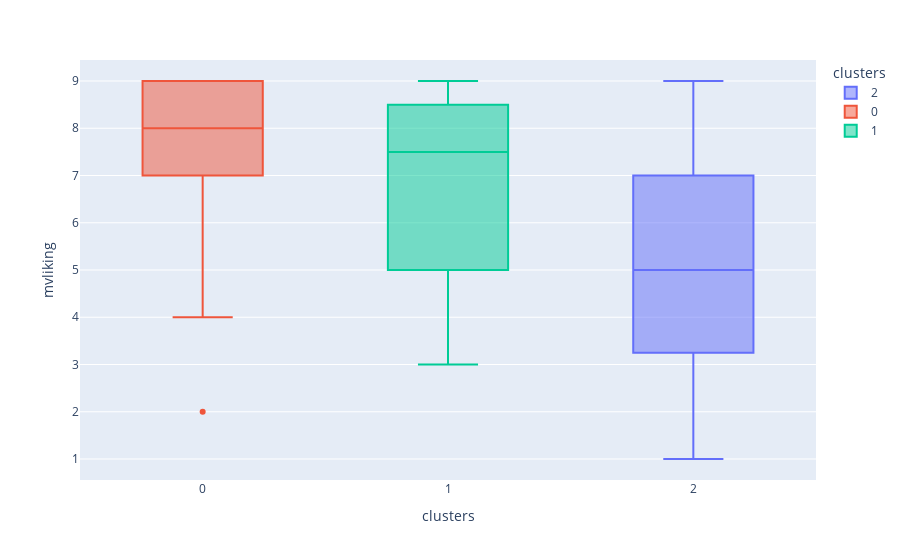

Notebook cell for this chart:
### Code cell
df1 = df_complete.loc[(df_complete['age'] >=40) & (df_complete['female'] == False), :]

fig = px.box(data_frame=df1, 
             x='clusters', 
             y='mvliking', color='clusters')
fig.show()

### Figure 1 — Plotly figure (JSON) as saved in the notebook; plotly's stock layout.template omitted (floating-point values rounded to 4 significant figures)
{"data": [{"alignmentgroup": "True", "hovertemplate": "clusters=%{x}<br>mvliking=%{y}<extra></extra>", "legendgroup": "2", "marker": {"color": "#636efa"}, "name": "2", "notched": false, "offsetgroup": "2", "orientation": "v", "showlegend": true, "type": "box", "x": [2, 2, 2, 2, 2, 2, 2, 2, 2, 2, 2, 2, 2, 2, 2, 2, 2, 2, 2, 2, 2, 2, 2, 2, 2, 2, 2, 2, 2, 2, 2, 2, 2, 2, 2, 2, 2, 2, 2, 2, 2, 2, 2, 2, 2, 2, 2], "x0": " ", "xaxis": "x", "y": [2, 3, 2, 5, 3, 5, 1, 9, 4, 8, 7, 6, 2, 4, 9, 9, 5, 7, 7, 4, 6, 9, 5, 1, 9, 7, 6, 8, 5, 5, 1, 8, 9, 5, 4, 2, 4, 5, 3, 9, 4, 1, 1, 6, 4, 8, 7], "y0": " ", "yaxis": "y"}, {"alignmentgroup": "True", "hovertemplate": "clusters=%{x}<br>mvliking=%{y}<extra></extra>", "legendgroup": "0", "marker": {"color": "#EF553B"}, "name": "0", "notched": false, "offsetgroup": "0", "orientation": "v", "showlegend": true, "type": "box", "x": [0, 0, 0, 0, 0, 0, 0, 0, 0, 0, 0, 0, 0, 0, 0, 0, 0, 0, 0, 0, 0, 0, 0, 0, 0, 0, 0, 0, 0, 0, 0, 0, 0, 0], "x0": " ", "xaxis": "x", "y": [9, 9, 5, 6, 7, 9, 7, 9, 8, 9, 9, 9, 8, 2, 9, 8, 8, 8, 6, 9, 9, 8, 9, 7, 9, 5, 5, 8, 9, 5, 4, 9, 9, 9], "y0": " ", "yaxis": "y"}, {"alignmentgroup": "True", "hovertemplate": "clusters=%{x}<br>mvliking=%{y}<extra></extra>", "legendgroup": "1", "marker": {"color": "#00cc96"}, "name": "1", "notched": false, "offsetgroup": "1", "orientation": "v", "showlegend": true, "type": "box", "x": [1, 1, 1, 1, 1, 1, 1, 1], "x0": " ", "xaxis": "x", "y": [4, 6, 8, 8, 9, 3, 7, 9], "y0": " ", "yaxis": "y"}], "layout": {"boxmode": "overlay", "legend": {"title": {"text": "clusters"}, "tracegroupgap": 0}, "margin": {"t": 60}, "xaxis": {"anchor": "y", "categoryarray": [2, 0, 1], "categoryorder": "array", "domain": [0, 1], "title": {"text": "clusters"}}, "yaxis": {"anchor": "x", "domain": [0, 1], "title": {"text": "mvliking"}}}}
